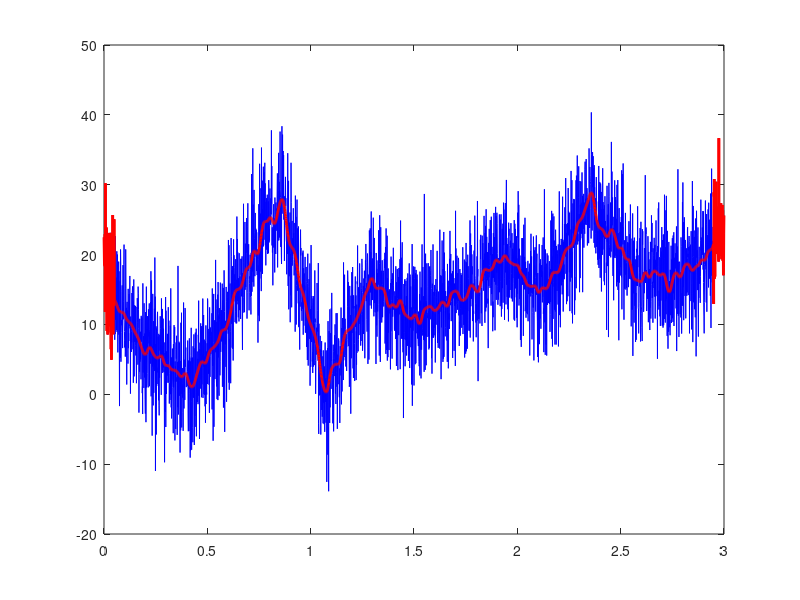

Write the MATLAB code that produced this figure.
clear, clc, close all

% Gaussian Smoothing

srate = 1000;
time = 0 : 1/srate : 3;
n = length(time);
p = 15;

noiseamp = 5;

ampl = interp1(rand(p,1) * 30, linspace(1,p,n));
noise = noiseamp * randn(size(time));
signal = noise + ampl;

% Guess the FWHM

fwhm = 25;

% guess the proper k value, also need to plot to compare

k = 50;
gtime = 1000*(-k:k)/srate;

gauswin = exp( - (4*log(2)*gtime.^2) /fwhm^2);

% Check the plot below to make sure the gaussian is where it needs to be
% plot(gtime, gauswin);

% Normalize the gaussian to unit energy

gauswin = gauswin / sum(gauswin);

% Set the filtered signal to the signal (not zeros this time)

filteredSignalG = signal;

for i = k + 1 : n - k - 1;
    filteredSignalG(i) = sum (signal(i-k : i + k) .* gauswin);
end

plot(time, signal, 'b', time, filteredSignalG, 'r', 'linew', 2);